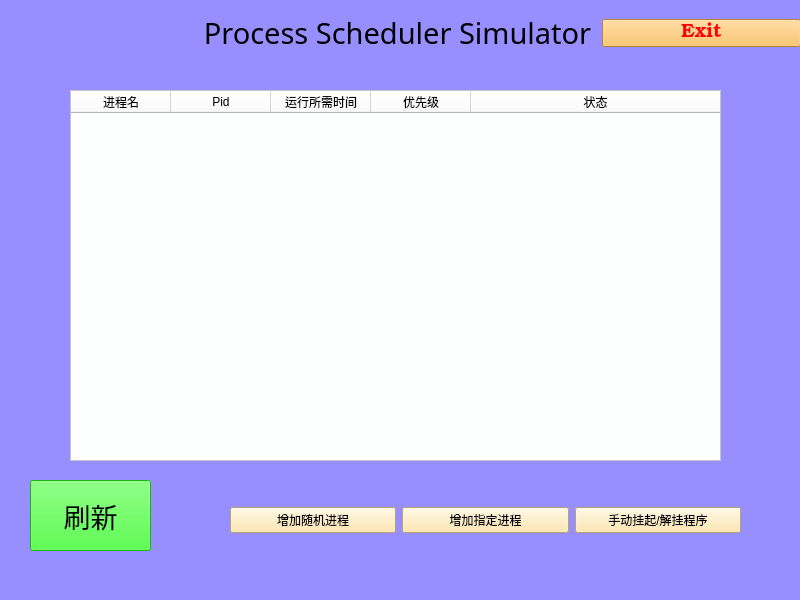
<?xml version="1.0" encoding="UTF-8"?>
<ui version="4.0">
 <class>MainWindow</class>
 <widget class="QMainWindow" name="MainWindow">
  <property name="geometry">
   <rect>
    <x>0</x>
    <y>0</y>
    <width>800</width>
    <height>600</height>
   </rect>
  </property>
  <property name="minimumSize">
   <size>
    <width>800</width>
    <height>600</height>
   </size>
  </property>
  <property name="font">
   <font>
    <family>Agency FB</family>
    <pointsize>24</pointsize>
   </font>
  </property>
  <property name="windowTitle">
   <string>Process Scheduler Simulator</string>
  </property>
  <property name="windowIcon">
   <iconset resource="res.qrc">
    <normaloff>:/res/main_icon.jpg</normaloff>:/res/main_icon.jpg</iconset>
  </property>
  <property name="styleSheet">
   <string notr="true">background-color: rgb(8, 235, 255);
background-color: rgb(151, 143, 255);</string>
  </property>
  <widget class="QWidget" name="centralwidget">
   <widget class="QWidget" name="TitleWidget" native="true">
    <property name="geometry">
     <rect>
      <x>0</x>
      <y>0</y>
      <width>801</width>
      <height>66</height>
     </rect>
    </property>
    <layout class="QGridLayout" name="gridLayout" columnstretch="1,2,1">
     <item row="0" column="0">
      <spacer name="TitleSpacer">
       <property name="orientation">
        <enum>Qt::Horizontal</enum>
       </property>
       <property name="sizeHint" stdset="0">
        <size>
         <width>190</width>
         <height>20</height>
        </size>
       </property>
      </spacer>
     </item>
     <item row="0" column="1">
      <widget class="QLabel" name="HeadLabel">
       <property name="font">
        <font>
         <family>Agency FB</family>
         <pointsize>22</pointsize>
        </font>
       </property>
       <property name="layoutDirection">
        <enum>Qt::LeftToRight</enum>
       </property>
       <property name="text">
        <string>Process Scheduler Simulator</string>
       </property>
       <property name="alignment">
        <set>Qt::AlignCenter</set>
       </property>
      </widget>
     </item>
     <item row="0" column="2">
      <widget class="QPushButton" name="ExitButton">
       <property name="font">
        <font>
         <family>Bookman Old Style</family>
         <pointsize>14</pointsize>
        </font>
       </property>
       <property name="styleSheet">
        <string notr="true">color: rgb(255, 0, 4);
background-color: rgb(255, 185, 71);</string>
       </property>
       <property name="text">
        <string>Exit</string>
       </property>
      </widget>
     </item>
    </layout>
   </widget>
   <widget class="QWidget" name="ProcessInfo" native="true">
    <property name="geometry">
     <rect>
      <x>50</x>
      <y>70</y>
      <width>691</width>
      <height>411</height>
     </rect>
    </property>
    <widget class="QTableWidget" name="tableWidget">
     <property name="geometry">
      <rect>
       <x>20</x>
       <y>20</y>
       <width>651</width>
       <height>371</height>
      </rect>
     </property>
     <property name="styleSheet">
      <string notr="true">background-color: rgb(253, 255, 255);
</string>
     </property>
     <property name="horizontalScrollBarPolicy">
      <enum>Qt::ScrollBarAsNeeded</enum>
     </property>
     <property name="editTriggers">
      <set>QAbstractItemView::NoEditTriggers</set>
     </property>
     <property name="selectionMode">
      <enum>QAbstractItemView::NoSelection</enum>
     </property>
     <property name="showGrid">
      <bool>false</bool>
     </property>
     <property name="gridStyle">
      <enum>Qt::NoPen</enum>
     </property>
     <attribute name="horizontalHeaderVisible">
      <bool>true</bool>
     </attribute>
     <attribute name="horizontalHeaderStretchLastSection">
      <bool>true</bool>
     </attribute>
     <attribute name="verticalHeaderVisible">
      <bool>false</bool>
     </attribute>
     <column>
      <property name="text">
       <string>进程名</string>
      </property>
     </column>
     <column>
      <property name="text">
       <string>Pid</string>
      </property>
     </column>
     <column>
      <property name="text">
       <string>运行所需时间</string>
      </property>
     </column>
     <column>
      <property name="text">
       <string>优先级</string>
      </property>
     </column>
     <column>
      <property name="text">
       <string>状态</string>
      </property>
     </column>
    </widget>
   </widget>
   <widget class="QWidget" name="horizontalLayoutWidget">
    <property name="geometry">
     <rect>
      <x>230</x>
      <y>480</y>
      <width>511</width>
      <height>80</height>
     </rect>
    </property>
    <layout class="QHBoxLayout" name="horizontalLayout">
     <item>
      <widget class="QPushButton" name="AddProcess">
       <property name="styleSheet">
        <string notr="true">background-color: rgb(255, 228, 157);
</string>
       </property>
       <property name="text">
        <string>增加随机进程</string>
       </property>
      </widget>
     </item>
     <item>
      <widget class="QPushButton" name="AddProcess2">
       <property name="styleSheet">
        <string notr="true">background-color: rgb(255, 228, 157);</string>
       </property>
       <property name="text">
        <string>增加指定进程</string>
       </property>
      </widget>
     </item>
     <item>
      <widget class="QPushButton" name="UnblockProcess">
       <property name="styleSheet">
        <string notr="true">background-color: rgb(255, 228, 157);</string>
       </property>
       <property name="text">
        <string>手动挂起/解挂程序</string>
       </property>
      </widget>
     </item>
    </layout>
   </widget>
   <widget class="QPushButton" name="RefreshButton">
    <property name="geometry">
     <rect>
      <x>30</x>
      <y>480</y>
      <width>121</width>
      <height>71</height>
     </rect>
    </property>
    <property name="font">
     <font>
      <family>黑体</family>
      <pointsize>20</pointsize>
     </font>
    </property>
    <property name="styleSheet">
     <string notr="true">background-color: rgb(29, 255, 17);
</string>
    </property>
    <property name="text">
     <string>刷新</string>
    </property>
   </widget>
  </widget>
  <widget class="QMenuBar" name="menubar">
   <property name="geometry">
    <rect>
     <x>0</x>
     <y>0</y>
     <width>800</width>
     <height>23</height>
    </rect>
   </property>
  </widget>
  <widget class="QStatusBar" name="statusbar"/>
 </widget>
 <resources>
  <include location="res.qrc"/>
 </resources>
 <connections/>
</ui>
